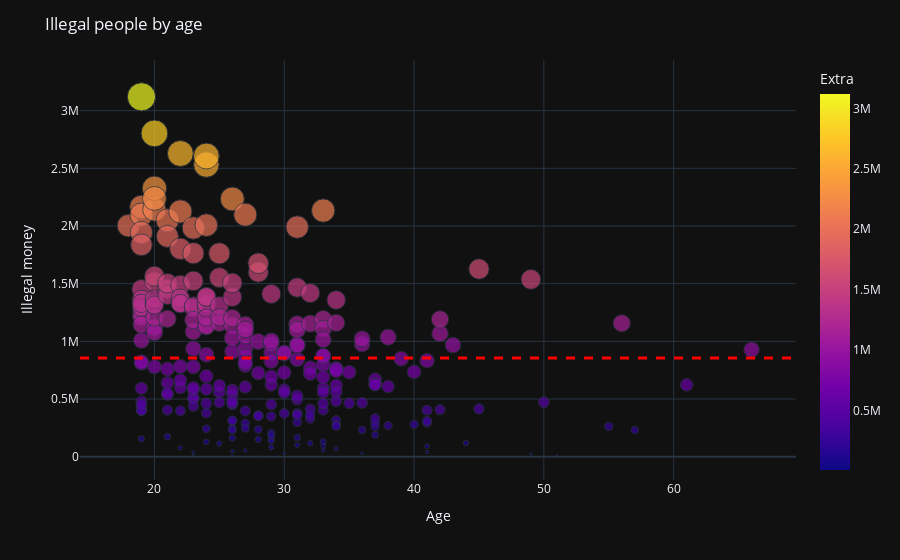

Notebook code for this chart:
### Markdown cell above
Plot: Illegal by age

### Code cell
fig = px.scatter(df_illegal_people,x="Age",y="Extra",size="Extra",color="Extra",template=theme)
fig.update_layout(
title="Illegal people by age",
xaxis_title="Age",
yaxis_title="Illegal money",
)
fig.add_hline(y=avg_illegal_money, line_width=3, line_dash="dash", line_color="red")
fig.show()

### Figure 1 — Plotly figure (JSON) as saved in the notebook; plotly's stock layout.template omitted (floating-point values rounded to 4 significant figures; data arrays with more than 128 entries replaced by an {"elided": "..."} marker saying what was removed)
{"data": [{"hovertemplate": "Age=%{x}<br>Extra=%{marker.color}<extra></extra>", "legendgroup": "", "marker": {"color": {"elided": "257 int values"}, "coloraxis": "coloraxis", "size": {"elided": "257 int values"}, "sizemode": "area", "sizeref": 7800.0, "symbol": "circle"}, "mode": "markers", "name": "", "orientation": "v", "showlegend": false, "type": "scatter", "x": {"elided": "257 int values"}, "xaxis": "x", "y": {"elided": "257 int values"}, "yaxis": "y"}], "layout": {"autosize": true, "coloraxis": {"colorbar": {"title": {"text": "Extra"}}, "colorscale": [[0, "#0d0887"], [0.1111, "#46039f"], [0.2222, "#7201a8"], [0.3333, "#9c179e"], [0.4444, "#bd3786"], [0.5556, "#d8576b"], [0.6667, "#ed7953"], [0.7778, "#fb9f3a"], [0.8889, "#fdca26"], [1, "#f0f921"]]}, "legend": {"itemsizing": "constant", "tracegroupgap": 0}, "margin": {"t": 60}, "shapes": [{"line": {"color": "red", "dash": "dash", "width": 3}, "type": "line", "x0": 0, "x1": 1, "xref": "x domain", "y0": 855300.0, "y1": 855300.0, "yref": "y"}], "title": {"text": "Illegal people by age"}, "xaxis": {"anchor": "y", "autorange": true, "domain": [0, 1], "range": [14.51, 69.25], "title": {"text": "Age"}, "type": "linear"}, "yaxis": {"anchor": "x", "autorange": true, "domain": [0, 1], "range": [-237100.0, 3586000.0], "title": {"text": "Illegal money"}, "type": "linear"}}}
